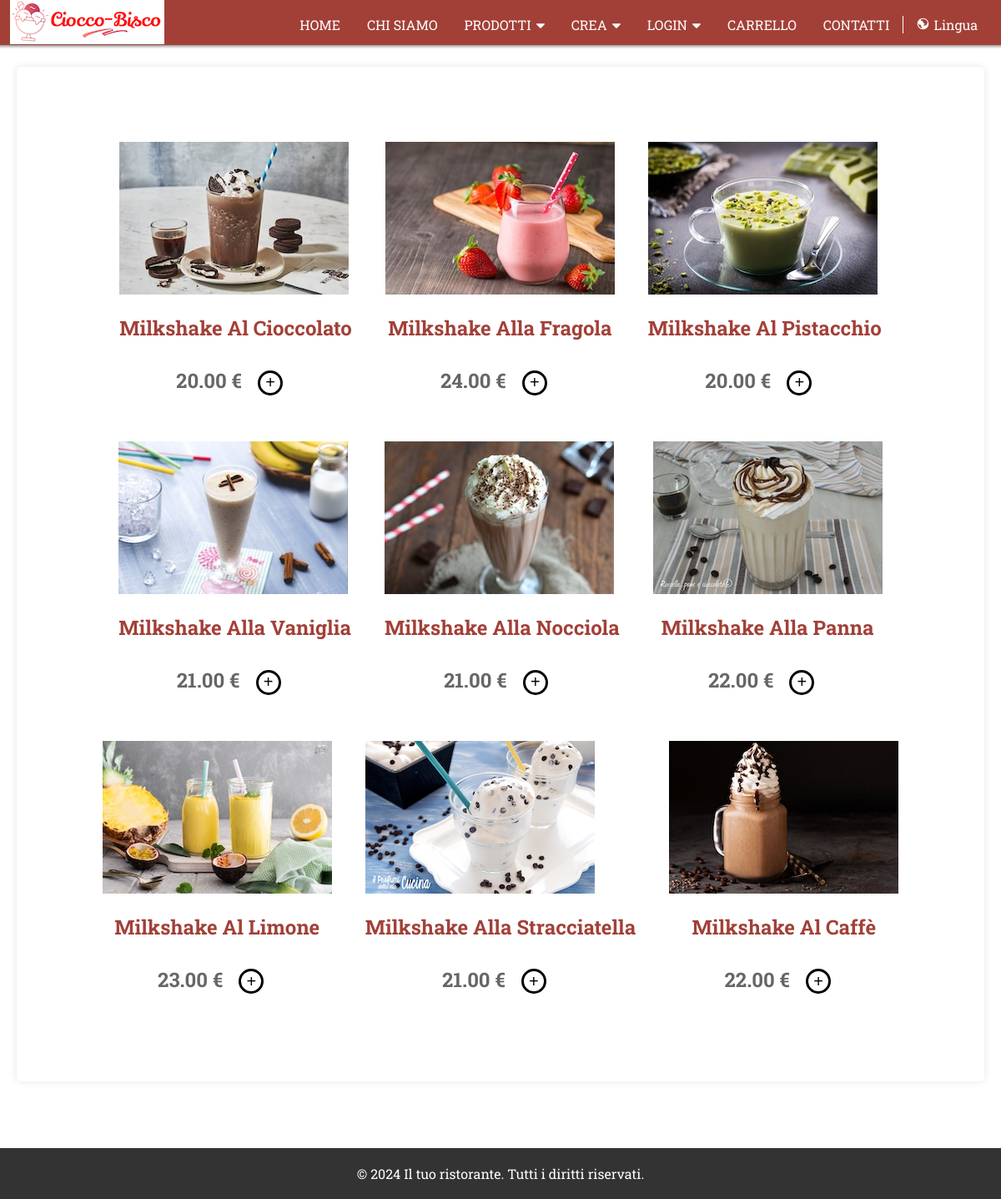
Page /progettoPHP/elencoprodotti.php?prodotto=3 on the committed database.
### tables this page shows
CREATE TABLE `gusti` (
  `id` int(11) unsigned NOT NULL AUTO_INCREMENT,
  `g_nome` varchar(40) NOT NULL,
  `g_titolo` varchar(255) NOT NULL,
  `g_desc` varchar(255) NOT NULL,
  `g_prezzo` decimal(10,2) NOT NULL,
  `g_moneta` varchar(11) NOT NULL,
  `g_name` varchar(40) NOT NULL,
  `g_title` varchar(255) NOT NULL,
  `g_descr` varchar(255) NOT NULL,
  `g_price` decimal(10,2) NOT NULL,
  `g_money` varchar(11) NOT NULL,
  `g_image` varchar(200) NOT NULL,
  `g_tipo` int(11) NOT NULL,
  PRIMARY KEY (`id`)
);

### progettoPHP/elencoprodotti.php (the view, shortened to what this page needs)
<!DOCTYPE html>
<html>
<?php include 'header.php'; ?>
<?php
$prodotto = $_GET['prodotto'];
$query = "SELECT * FROM gusti where g_tipo='$prodotto';";
$result = $Dbconn->query($query);
?>
<body>
    <div class="container">
        <div class="contenuto">
            <div class="grid">
                <?php while ($row = $result->fetch_assoc()) {
                    $titolo = $row['g_titolo'];
                    $nomegusto = $row['g_nome'];
                    $prezzo = $row['g_prezzo'];
                    $moneta = $row['g_moneta'];
                    $imagePath = $row['g_image'];
                    ?>
                     <div class="col-33.33">
                        <?php
                        echo '<a href="ingredienti.php?gusto=' . $nomegusto . '" >';
                        echo '<img src="' . $imagePath . '" alt="' . $nomegusto . '" title="' . $nomegusto . '"height="150"> </a>'; ?>
                        <div class="product-container">
                            <?php
                            echo '<a href="ingredienti.php?gusto=' . $nomegusto . '" >';
                            echo "<h6>$titolo</h6> </a>";
                            echo "<p><span id='price'>$prezzo </span>  $moneta</p>";
                            ?>
                            <form action="cart.php" method="post">
                                <button type="submit" class="round-button-cart" name="add">+</button>
                            </form>
                        </div>
                </div>
                <?php
                }
                $Dbconn->close(); ?>
        </div>
    </div>
    </div>
</body>
<?php include 'footer.php'; ?>
</html>

### progettoPHP/style.css (style rules this page uses)
html, body, div, span, applet, object, iframe, h1, h2, h3, h4, h5, h6, p, blockquote, pre, a, abbr, acronym, address, big, cite, code, del, dfn, em, font, img, ins, kbd, q, s, samp, small, strike, strong, sub, sup, tt, var, b, u, i, center, dl, dt, dd, ol, ul, li, fieldset, form, label, legend, table, caption, tbody, tfoot, thead, tr, th, td, video { margin: 0; padding: 0; border: 0; outline: 0; font-size: 100%; vertical-align: baseline; background: transparent; }
img { max-width: 100%; height: auto; }
a { text-decoration:none; }
html,body { font-family: 'Roboto Slab', serif; color:#666 ; height:100%; width:100%; }
.container .contenuto { max-width:1200px; padding: 70px 10px; margin: 20px auto; justify-content: space-evenly; background-color: #fff; border-radius: 5px; box-shadow: 0 0 10px rgba(0, 0, 0, 0.1); display: flex; }
.round-button-cart { background-color: white; border: none; border-style: solid; color: black; font-size: 20px; width: 30px; height: 30px; border-radius: 50%; cursor: pointer; display: flex; justify-content: center; align-items: center; transition: background-color 0.3s; margin:15px; }
.container { max-width: 2000px; padding: 60px 20px; background-color: #fff; border-radius: 5px; }
.product-container { text-align: center; }
.product-container p { display: inline; font-size: 1.5em; margin-block-start: 0.83em; margin-block-end: 0.83em; margin-inline-start: 0px; margin-inline-end: 0px; font-weight: bold; }
.product-container form { display: inline-block; }
.container .contenuto a { color:#A24038; text-decoration: underline; font-weight: bold; }
.grid { margin: 0 auto; padding: 0 15px; max-width: 1250px; display:flex; flex-flow: row; flex-wrap: wrap; justify-content: center; }
[class *='col-'] { position: relative;padding:20px 20px; }
.grid h6 { display: block; font-size: 1.5em; margin-block-start: 0.83em; margin-block-end: 0.83em; margin-inline-start: 0px; margin-inline-end: 0px; font-weight: bold; unicode-bidi: isolate; }
.grid a:link, a:visited { text-decoration: none }

### rows in the picture
gusti: g_image+g_nome (picture), g_titolo "Milkshake Al Cioccolato", g_prezzo "20.00", g_moneta "€"
gusti: g_image+g_nome (picture), g_titolo "Milkshake Alla Fragola", g_prezzo "24.00", g_moneta "€"
gusti: g_image+g_nome (picture), g_titolo "Milkshake Al Pistacchio", g_prezzo "20.00", g_moneta "€"
gusti: g_image+g_nome (picture), g_titolo "Milkshake Alla Vaniglia", g_prezzo "21.00", g_moneta "€"
gusti: g_image+g_nome (picture), g_titolo "Milkshake Alla Nocciola", g_prezzo "21.00", g_moneta "€"
gusti: g_image+g_nome (picture), g_titolo "Milkshake Alla Panna", g_prezzo "22.00", g_moneta "€"
gusti: g_image+g_nome (picture), g_titolo "Milkshake Al Limone", g_prezzo "23.00", g_moneta "€"
gusti: g_image+g_nome (picture), g_titolo "Milkshake Alla Stracciatella", g_prezzo "21.00", g_moneta "€"
gusti: g_image+g_nome (picture), g_titolo "Milkshake Al Caffè", g_prezzo "22.00", g_moneta "€"
